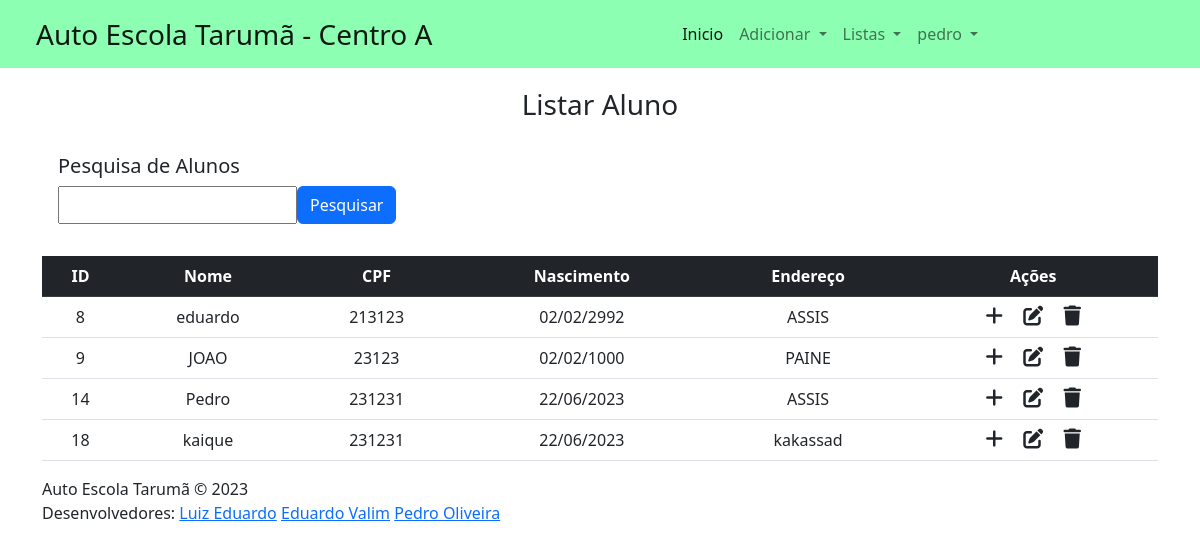
Page /VIEW/aluno/lstAluno.php (signed in) on the committed database.
### tables this page shows
CREATE TABLE `aluno` (
  `id` int(11) NOT NULL,
  `nome` varchar(35) NOT NULL,
  `cpf` char(14) NOT NULL,
  `nascimento` date NOT NULL,
  `endereco` varchar(30) NOT NULL
);

### DAL/dalAluno.php (called while the page is built, shortened)
<?php
    include_once 'C:\xampp\htdocs\ProjetoCentroA\MODEL\Aluno.php';
    class dalAluno{
        public function Select(){
            $sql = "select * from aluno;";
            $con = Conexao::conectar();
            $result = $con->query($sql);
            $lstAluno = [];
        foreach ($result as $linha){
            $aluno = new \MODEL\Aluno();
            $aluno->setId($linha['id']);
            $aluno->setNome($linha['nome']);
            $aluno->setCpf($linha['cpf']);
            $aluno->setNascimento($linha['nascimento']);
            $aluno->setEndereco($linha['endereco']);
            $lstAluno[] = $aluno;
        }
        return $lstAluno;
    }
    }
?>

### BLL/bllAluno.php (called while the page is built, shortened)
<?php
    include_once '../../DAL/dalAluno.php';
    class bllAluno {
        public function Select (){
            $dal = new  \Dal\dalAluno();
            return $dal->Select();
        }
    }
?>

### MODEL/Aluno.php (called while the page is built, shortened)
<?php
    class Aluno {
        private ?int $id;
        private ?string $nome;
        private ?string $cpf;
        private ?string $nascimento;
        private ?string $endereco;
        public function getId()
        {
            return $this->id;
        }
        public function setId(int $id)
        {
            $this->id = $id;
        }
        public function getNome()
        {
            return $this->nome;
        }
        public function setNome(string $nome)
        {
            $this->nome = $nome;
        }
        public function getCpf()
        {
            return $this->cpf;
        }
        public function setCpf(string $cpf)
        {
            $this->cpf = $cpf;
        }
        public function getNascimentoF()
        {
            return date('d/m/Y', strtotime($this->nascimento));
        }
        public function setNascimento(string $nascimento)
        {
            $this->nascimento = $nascimento;
        }
        public function getEndereco()
        {
            return $this->endereco;
        }
        public function setEndereco(string $endereco)
        {
            $this->endereco = $endereco;
        }
    }
?>

### VIEW/aluno/lstaluno.php (the view, shortened to what this page needs)
<?php
include_once '../../BLL/bllAluno.php';
if (isset($_GET['busca']))
  $busca = $_GET['busca'];
else $busca = null;
$bll = new \BLL\bllAluno();
if ($busca == null)
  $lstaluno = $bll->Select();
else $lstaluno = $bll->SelectNome($busca);
?>
<!DOCTYPE html>
<html lang="pt-br">
<head>
  <link rel="stylesheet" href="../../view/css/formatacao.css">
  <link href="https://cdn.jsdelivr.net/npm/bootstrap@5.2.3/dist/css/bootstrap.min.css" rel="stylesheet">
  <link rel="stylesheet" href="https://cdnjs.cloudflare.com/ajax/libs/font-awesome/6.4.0/css/all.min.css" />
</head>
<body>
  <?php include "../components/navbar.php"; echo nav()?>
  <div class="container">
    <div class="text-center mb-4">
      <h3>Listar Aluno</h3>
    </div>
    <div class="card-search">
      <form action="../aluno/lstAluno.php" method="GET" id="" class="">
        <h5>Pesquisa de Alunos</h5>
        <div class="teste">
          <input type="text" class="input-pesquisa" id="txtBusca" name="busca">
          <button type="submit" class="btn btn-primary float-end"><span>Pesquisar</span></button>
        </div>
      </form>
    </div>
    <br>
    <table class="table table-hover text-center">
      <thead class="table-dark">
        <tr>
          <th scope="col">ID</th>
          <th scope="col">Nome</th>
          <th scope="col">CPF</th>
          <th scope="col">Nascimento</th>
          <th scope="col">Endereço</th>
          <th scope="col">Ações</th>
        </tr>
      </thead>
      <tbody>
        <?php
        foreach ($lstaluno as $aluno) {
        ?>
          <tr>
            <td><?php echo $aluno->getId(); ?></td>
            <td><?php echo $aluno->getNome(); ?></td>
            <td><?php echo $aluno->getCpf(); ?></td>
            <td><?php echo $aluno->getNascimentoF(); ?></td>
            <td><?php echo $aluno->getEndereco(); ?></td>
            <td>
              <a onclick="JavaScript:location.href='addAluno.php?id='+(<?php echo $aluno->getId(); ?>)" class="link-dark"><i class="fa-solid fa-plus fs-5 me-3"></i></a>
              <a onclick="JavaScript:location.href='edtAluno.php?id='+(<?php echo $aluno->getId(); ?>)" class="link-dark"><i class="fa-solid fa-pen-to-square fs-5 me-3"></i></a>
              <a onclick="JavaScript:remover(<?php echo $aluno->getId(); ?>)" class="link-dark"><i class="fa-solid fa-trash fs-5"></i></a>
            </td>
          </tr>
        <?php
        }
        ?>
      </tbody>
    </table>
  </div>
  <?php include_once '../../VIEW/footer/footer.php'; ?>
</body>
</html>

### VIEW/css/formatacao.css (style rules this page uses)
.card-search { width: 80%; display: flex; flex-direction: column; margin-top: 1rem; padding: 0.5rem 1rem; }
.card-search .teste { display: flex; flex-direction: row; justify-content: flex-start; }

### rows in the picture
aluno: id "8", nome "eduardo", cpf "213123", nascimento "02/02/2992", endereco "ASSIS"
aluno: id "9", nome "JOAO", cpf "23123", nascimento "02/02/1000", endereco "PAINE"
aluno: id "14", nome "Pedro", cpf "231231", nascimento "22/06/2023", endereco "ASSIS"
aluno: id "18", nome "kaique", cpf "231231", nascimento "22/06/2023", endereco "kakassad"

### other values in the picture
$_SESSION['usuario'] "pedro"
